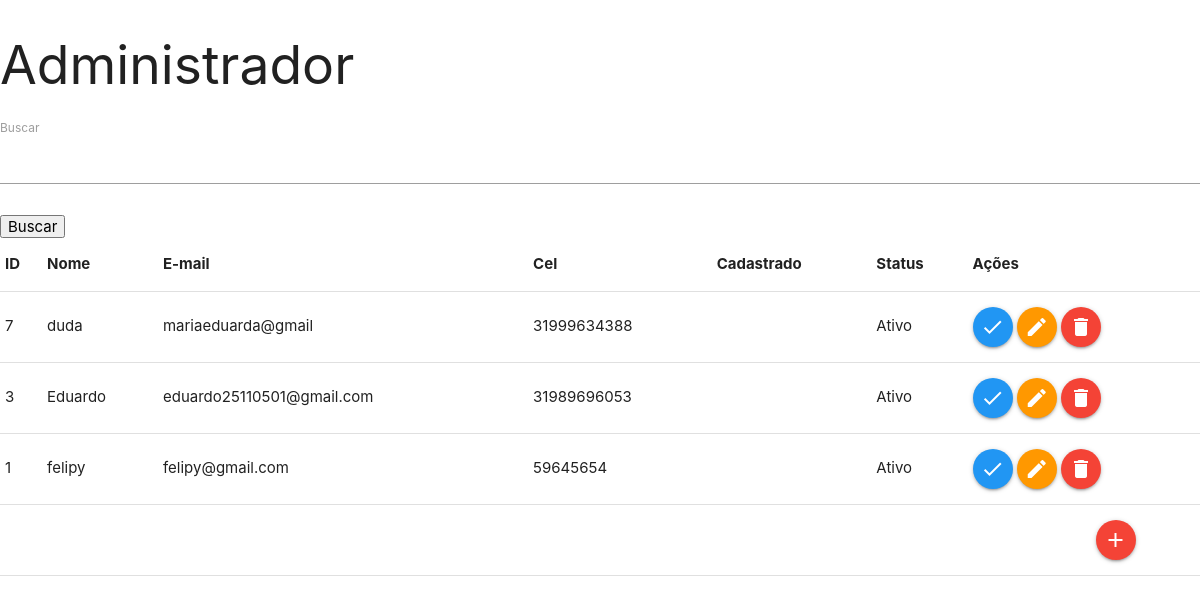
Screenshot of /GestaoAdministrador.php with the database file from the repository.
### tables this page shows
CREATE TABLE IF NOT EXISTS `administrador` (
  `IdAdministrador` int(11) NOT NULL AUTO_INCREMENT,
  `Nome` varchar(150) NOT NULL,
  `Email` varchar(100) DEFAULT NULL,
  `Senha` varchar(45) DEFAULT NULL,
  `Telefone` varchar(20) DEFAULT NULL,
  `DataCadastro` datetime DEFAULT NULL,
  `Status` enum('Ativo','Inativo') DEFAULT NULL,
  PRIMARY KEY (`IdAdministrador`)
);

### GestaoAdministrador.php (the view, shortened to what this page needs)
<?php
   require 'Administrador.class.php';
  $filtro=$_GET['buscar'];
   $pagina=1;
       $qnt_result_pg = 5;
       $inicio = ($pagina * $qnt_result_pg) - $qnt_result_pg;
      $query_Administrador ="SELECT IdAdministrador, Nome, Email, Telefone, DataCadastro, Status  FROM administrador $filtro ORDER BY IdAdministrador DESC LIMIT $inicio,$qnt_result_pg";
       $result_Administrador = $pdo->prepare($query_Administrador);
       $result_Administrador->execute();
       $dados ="<div class='table-responsive'>
                   <table class='table table-striped'>
                           <thead>
                               <tr>
                                   <th>ID</th>
                                   <th>Nome</th>
                                   <th>E-mail</th>
                                   <th>Cel</th>
                                   <th>Cadastrado</th>
                                   <th>Status</th>
                                   <th>Ações</th>
                               </tr>
                           </thead>
                           <tbody>";
       while ($row_Administrador = $result_Administrador->fetch(\PDO::FETCH_ASSOC)){
           extract($row_Administrador);
           $dados .="<tr>
                           <td>$IdAdministrador</td>
                           <td>$Nome</td>
                           <td>$Email</td>
                           <td>$Telefone</td>
                           <td>$DataCadastro</td>
                           <td>$Status</td>
                           <td colspan='3'><a href='MudarStatus.php?id=$IdAdministrador&status=$Status' onclick='funcao1($Nome)' class='btn-floating blue' onclick='funcao1($Nome)'><i class='material-icons'>check</i></a>
                                           <a href='editaradm.php?id=$IdAdministrador' class='btn-floating orange'><i class='material-icons'>edit</i></a>
                                           <a href='DeletarAdm.php?id=$IdAdministrador' class='btn-floating red modal-trigger'><i class='material-icons'>delete</i></a>
                   </tr>";
       }
       $dados .="<tr><td colspan='7'></td><td><a href='CadastroAdm.html' class='btn-floating red modal-trigger'><i class='material-icons'>add</i></a></td></tr>
       </tbody>
               </table>
           </div>";
       $dados .='</ul></nav>';
       $conteudo = $dados;
?>
<!DOCTYPE html>
<html lang="pt-br">
<head>
   <link rel="stylesheet" href="https://cdnjs.cloudflare.com/ajax/libs/materialize/1.0.0/css/materialize.min.css">
</head>
<body>
    <h2>Administrador</h2>
    <div id="principalhome">
            <div class="conteudoHome">
                    <form action="GestaoAdministrador.php">
                        <label>Buscar</label>
                        <input type="text" name="buscar"><br><br>
                       <button type="submit" id="btnbuscar">Buscar</button>
                    </form>
                    <?php echo $conteudo; ?>
            </div>
            </div>
</body>
</html>

### rows the page displays
administrador: IdAdministrador "7", Nome "duda", Email "mariaeduarda@gmail", Telefone "31999634388", Status "Ativo"
administrador: IdAdministrador "3", Nome "Eduardo", Email "eduardo25110501@gmail.com", Telefone "31989696053", Status "Ativo"
administrador: IdAdministrador "1", Nome "felipy", Email "felipy@gmail.com", Telefone "59645654", Status "Ativo"
